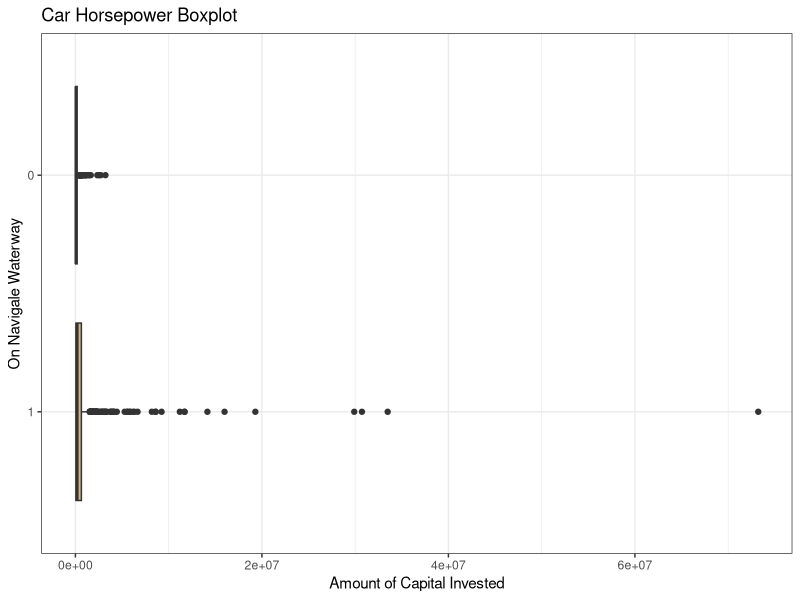
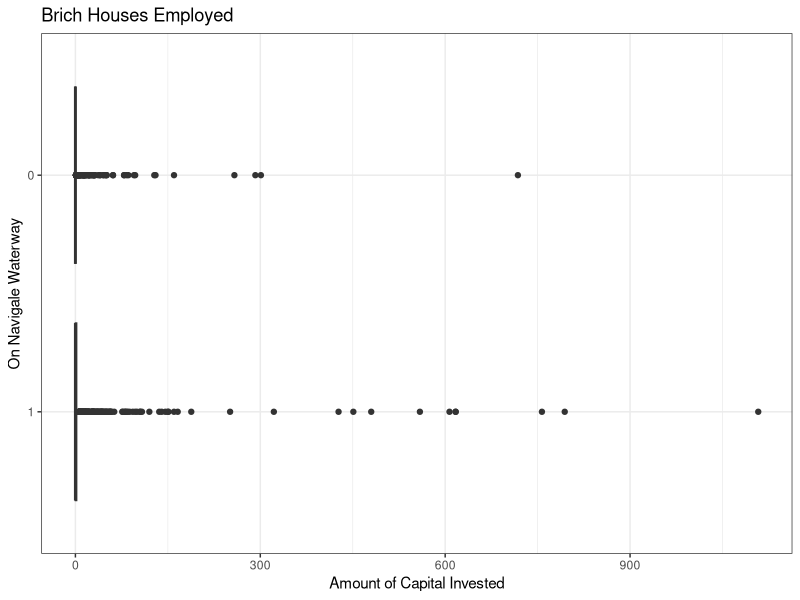

These figures' R source, in order: (Note: this script raises an error after producing the figures.)
library(readxl)
library(tidyverse)
library(stringr)
library(magrittr)


# 1280 rows
# ADB - production of industries
# ADE - Men employed in selected industries

production <- read_xlsx("USCensus_1840_county.xlsx")

# 1281 rows
# ACX - County Borders Navigable waterway, 1 if yes
navig <- read_xlsx("USCensusData1840.xlsx")

# 1280 rows
# ADC - Capital Invested
# ADD - Persons Employed
capital <- read_xlsx("USCensusData1840_2.xlsx")

# bigboy is all the data sets combined
bigboy <- production %>% inner_join(navig) %>% inner_join(capital) 

# I separate the header descriptions into a separate variable, then clean bigboy up a bit
bigboy_head <- bigboy %>% slice_head()
bigboy %<>% slice(-1) %>% select(-YEAR) %>% 
  mutate(across(starts_with(c("ad", "ac")), as.numeric))

bigboy_head %>% View()
# lookup function for columns so we can check what each column represents quickly
colLook <- function(columnNames){
  codeDict <- c("ADE"="Men Employed In", "ADB"="Production Of", "ACX"="Navigable Waterway",
                "ADC"="Capital Invested", "ADD" = "")
  for (i in columnNames){
    print(paste(i,':', codeDict[substr(i, 1, 3)],bigboy_head[i][[1]]))
  }
}

colLook(c("ADC010", "ADC011"))



bigboy %<>% mutate(menSum = rowSums(across(starts_with("ADE")))) %>%
  mutate(peopleSum = rowSums(across(starts_with("ADD"))))  %>% 
  mutate(capitalSum = rowSums(across(starts_with("ADC"))))

#remove all rows with NA values
bigboy <- bigboy[!rowSums(is.na(bigboy)),]



# ggplot(data = bigboy, aes(x = peopleSum, y = capitalSum)) +
#   geom_point() +
#   theme_bw()
# 
# ggplot(data = bigboy, aes(x = menSum, y = capitalSum)) +
#   geom_point() +
#   theme_bw()

# bigboy %>% filter(ACX001 == 1) %>% arrange(desc(capitalSum)) %>% View()
# 
# ggplot(data=bigboy,aes(x=peopleSum,y=reorder(ACX001,-peopleSum))) +
#   geom_boxplot(fill="Tan") +
#   labs(title="Car Horsepower Boxplot",
#        x="Amount of People Working",
#        y="On Navigale Waterway") +
#   theme_bw()
# 
ggplot(data=bigboy,aes(x=capitalSum,y=reorder(ACX001,-capitalSum))) +
  geom_boxplot(fill="Tan") +
  labs(title="Car Horsepower Boxplot",
       x="Amount of Capital Invested",
       y="On Navigale Waterway") +
  theme_bw()

# adb012 - sperm and wax candles produced
# adb014 /15 brick houses vs wooden houses
# adb021 sperm oil gallons, could be useful for y/n
# adb019 quintailes of dried fish
# adc031 sugar refinieries?
# add005 persons in ocean
# add006 persons in inland navigiation, actually kinda good

bigboy %>% arrange(desc(ADD005)) %>% filter(ACX001 == 0) %>% View()

ggplot(data=bigboy,aes(x=ADD001,y=reorder(ACX001,-ADD001))) +
  geom_boxplot(fill="Tan") +
  labs(title="Brich Houses Employed",
       x="Amount of Capital Invested",
       y="On Navigale Waterway") +
  theme_bw()

modelCap <- glm(data = bigboy, formula = "ACX001 ~ capitalSum", family="binomial")
summary(modelFirst)


modelSpaghetti <- glm(data = bigboy, 
      formula = "ACX001 ~  capitalSum + ADD005 +ADD006", family="binomial")
summary(modelSpaghetti)
